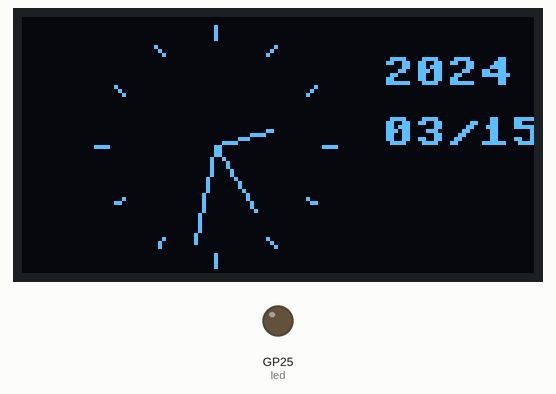
The program below on a simulated Raspberry Pi Pico running MicroPython. Parts: 128×64 one-colour display, output pins drawn as LEDs (lit = HIGH). WiFi joins after 1.5 s; the clock reads 2024-03-15 10:24:30 at power-on unless the program sets it; library files of the repository ran but are not shown: ssd1306.py; what the program prints to the serial console is not drawn.

Above: at 2.2 s.
At 6.3 s:
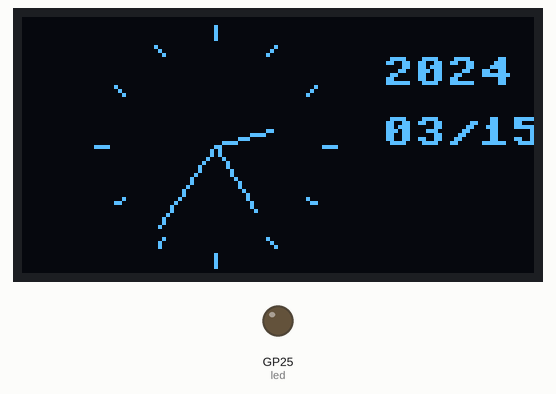
At 10.4 s:
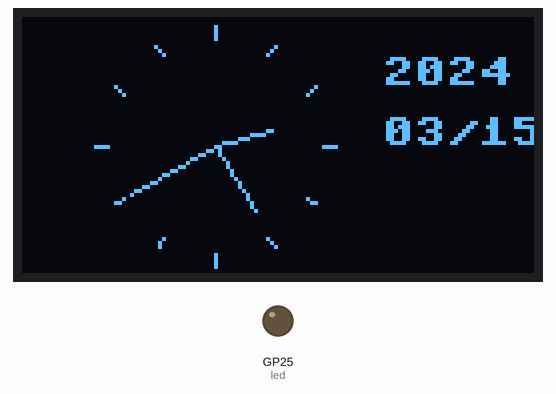
At 19.6 s:
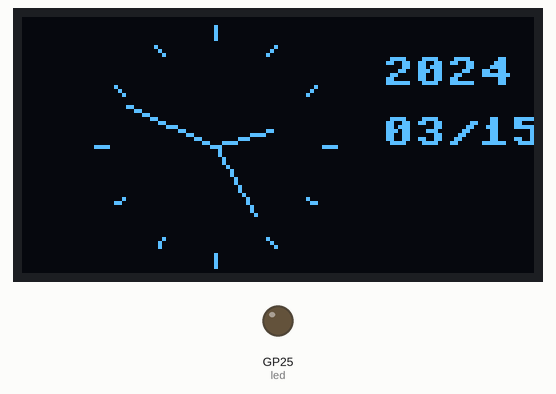
At 28.9 s:
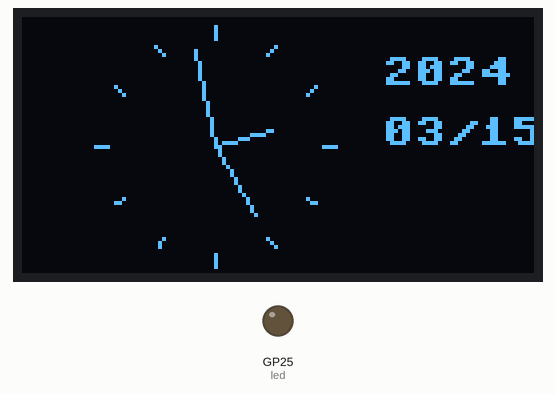
At 38.1 s:
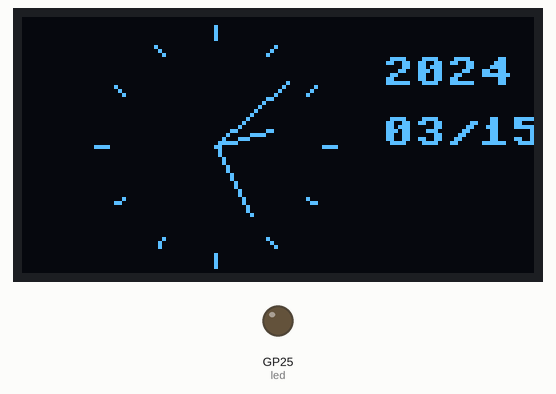

Measured:
- what the display in image 0 shows lasts 1.0 s, from 2.1 s to 3.1 s

The program:

unicode_art.py
```python
# Rui Santos & Sara Santos - Random Nerd Tutorials
# Complete project details at https://RandomNerdTutorials.com/raspberry-pi-pico-w-asynchronous-web-server-micropython/

# Import necessary modules
import network
import asyncio
import socket
import random
import framebuf
import rp2
import sys
import utime
import ntptime
import ujson
import math

from machine import Pin, I2C, RTC
from secret import ssid, password
from ssd1306 import SSD1306_I2C

# Configure display
WIDTH = 128
HEIGHT = 64

i2c = I2C(0, scl = Pin(17), sda = Pin(16), freq=400000)

# Configure on-board LED
led = machine.Pin('LED', machine.Pin.OUT)

oled = SSD1306_I2C(128, 64, i2c)

# Clock parameters (moved slightly to the left)
CENTER_X = 48
CENTER_Y = 32
CLOCK_RADIUS = 30

# Hand lengths
HOUR_HAND = 15
MINUTE_HAND = 20
SECOND_HAND = 25

# Connect to Wi-Fi
def connect_to_wifi():
    wlan = network.WLAN(network.STA_IF)
    wlan.active(True)
    wlan.connect(ssid, password)

    print("Connecting to Wi-Fi...")
    while not wlan.isconnected():
        utime.sleep(1)
        print("Still connecting...")

    print("Connected to Wi-Fi!")
    print("IP Address:", wlan.ifconfig()[0])

# Synchronize time with NTP server
def sync_time():
    try:
        print("Synchronizing time with NTP server...")
        ntptime.settime()  # Sync time with NTP server (UTC)
        print("Time synchronized!")
    except Exception as e:
        print("Failed to synchronize time:", e)

# Draw clock face with hour markers
def draw_clock_face():
    # Draw clock outline
    for angle in range(0, 360, 30):  # Hour markers every 30 degrees
        rad = math.radians(angle)
        x_outer = CENTER_X + int(math.cos(rad) * CLOCK_RADIUS)
        y_outer = CENTER_Y + int(math.sin(rad) * CLOCK_RADIUS)
        x_inner = CENTER_X + int(math.cos(rad) * (CLOCK_RADIUS - 3))
        y_inner = CENTER_Y + int(math.sin(rad) * (CLOCK_RADIUS - 3))
        oled.line(x_inner, y_inner, x_outer, y_outer, 1)

# Draw clock hands based on angles
def draw_hand(angle, length):
    rad = math.radians(angle - 90)  # Offset by -90° to start at the top of the clock face
    x_end = CENTER_X + int(math.cos(rad) * length)
    y_end = CENTER_Y + int(math.sin(rad) * length)
    oled.line(CENTER_X, CENTER_Y, x_end, y_end, 1)

# Display date on the right side of the screen
def display_date(current_time):
    year = current_time[0]
    month = current_time[1]
    day = current_time[2]

    oled.text(f"{year}", 90, 10)       # Year at the top-right corner
    oled.text(f"{month:02d}/{day:02d}", 90, 25)  # Month/Day below year

# Main loop to update the clock every second
def run_clock():
    rtc = RTC()

    while True:
        oled.fill(0)  # Clear display

        # Get current time from RTC (adjust for PST: UTC-8)
        current_time = rtc.datetime()
        hours = (current_time[4] - 8) % 12 or 12  # Convert to PST and handle 12-hour format
        minutes = current_time[5]
        seconds = current_time[6]

        # Calculate angles for hands
        second_angle = seconds * 6                # Each second is 6 degrees (360/60)
        minute_angle = minutes * 6 + seconds / 10 # Each minute is 6 degrees + fractional seconds
        hour_angle = hours * 30 + minutes / 2     # Each hour is 30 degrees + fractional minutes

        # Draw clock face and hands
        draw_clock_face()
        draw_hand(hour_angle, HOUR_HAND)         # Hour hand
        draw_hand(minute_angle, MINUTE_HAND)     # Minute hand
        draw_hand(second_angle, SECOND_HAND)     # Second hand

        # Center dot for aesthetics
        oled.pixel(CENTER_X, CENTER_Y, 1)

        # Display date on the right side of the screen
        display_date(current_time)

        oled.show()                              # Update display

        utime.sleep(1)                           # Wait for one second

# Main function to set up and run the clock
def main():
    connect_to_wifi()   # Connect to Wi-Fi network
    sync_time()         # Synchronize time with NTP server

    run_clock()         # Start the clock

if __name__ == "__main__":
    main()
```

secret.py
```python
ssid = 'Ozymandias_2'
password = 'bruno1972'
```
